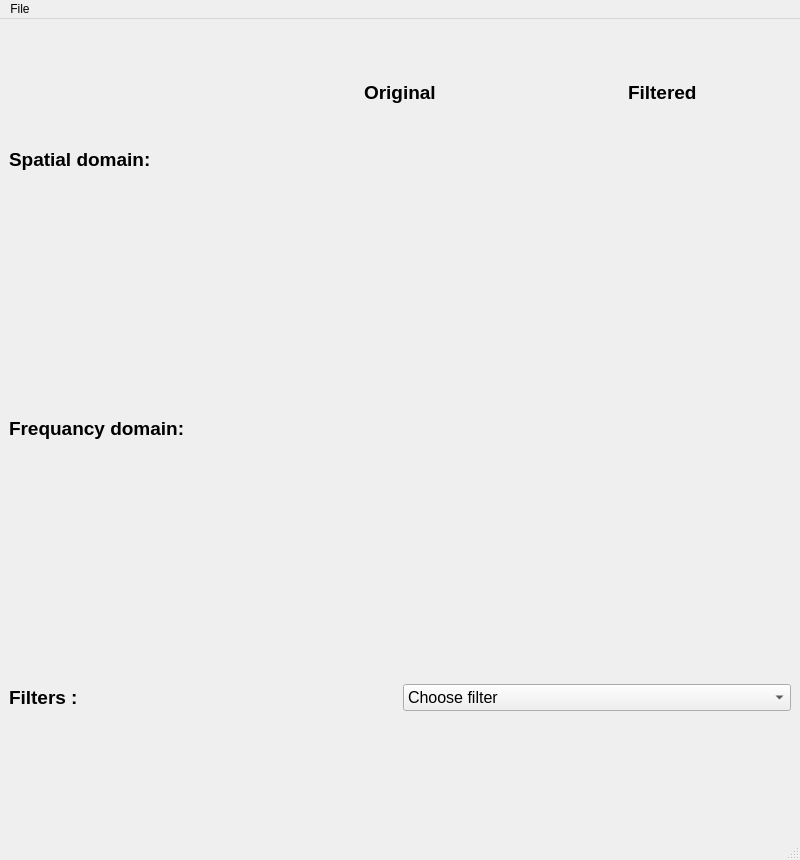
<?xml version="1.0" encoding="UTF-8"?>
<ui version="4.0">
 <class>MainWindow</class>
 <widget class="QMainWindow" name="MainWindow">
  <property name="geometry">
   <rect>
    <x>0</x>
    <y>0</y>
    <width>800</width>
    <height>860</height>
   </rect>
  </property>
  <property name="windowTitle">
   <string>MainWindow</string>
  </property>
  <widget class="QWidget" name="centralwidget">
   <layout class="QGridLayout" name="gridLayout">
    <item row="0" column="0">
     <layout class="QHBoxLayout" name="horizontalLayout">
      <item>
       <widget class="QLabel" name="spatial_domain">
        <property name="font">
         <font>
          <pointsize>14</pointsize>
          <weight>75</weight>
          <bold>true</bold>
         </font>
        </property>
        <property name="text">
         <string>Spatial domain:</string>
        </property>
       </widget>
      </item>
      <item>
       <layout class="QVBoxLayout" name="verticalLayout_2">
        <item alignment="Qt::AlignHCenter|Qt::AlignVCenter">
         <widget class="QLabel" name="original">
          <property name="font">
           <font>
            <pointsize>14</pointsize>
            <weight>75</weight>
            <bold>true</bold>
           </font>
          </property>
          <property name="layoutDirection">
           <enum>Qt::LeftToRight</enum>
          </property>
          <property name="text">
           <string>Original</string>
          </property>
          <property name="textFormat">
           <enum>Qt::PlainText</enum>
          </property>
         </widget>
        </item>
        <item>
         <widget class="QLabel" name="original_image">
          <property name="text">
           <string/>
          </property>
         </widget>
        </item>
       </layout>
      </item>
      <item>
       <layout class="QVBoxLayout" name="verticalLayout">
        <item alignment="Qt::AlignHCenter|Qt::AlignVCenter">
         <widget class="QLabel" name="filtered">
          <property name="font">
           <font>
            <pointsize>14</pointsize>
            <weight>75</weight>
            <bold>true</bold>
           </font>
          </property>
          <property name="text">
           <string>Filtered</string>
          </property>
         </widget>
        </item>
        <item>
         <widget class="QLabel" name="filtered_image">
          <property name="text">
           <string/>
          </property>
         </widget>
        </item>
       </layout>
      </item>
     </layout>
    </item>
    <item row="1" column="0">
     <layout class="QHBoxLayout" name="horizontalLayout_2">
      <item>
       <widget class="QLabel" name="frequency_domain">
        <property name="font">
         <font>
          <pointsize>14</pointsize>
          <weight>75</weight>
          <bold>true</bold>
         </font>
        </property>
        <property name="text">
         <string>Frequancy domain:</string>
        </property>
       </widget>
      </item>
      <item>
       <layout class="QVBoxLayout" name="verticalLayout_3">
        <item>
         <widget class="QLabel" name="original_freq">
          <property name="text">
           <string/>
          </property>
         </widget>
        </item>
       </layout>
      </item>
      <item>
       <layout class="QVBoxLayout" name="verticalLayout_4">
        <item>
         <widget class="QLabel" name="filtered_freq">
          <property name="text">
           <string/>
          </property>
         </widget>
        </item>
       </layout>
      </item>
     </layout>
    </item>
    <item row="2" column="0">
     <layout class="QHBoxLayout" name="horizontalLayout_3">
      <item>
       <widget class="QLabel" name="filters">
        <property name="font">
         <font>
          <pointsize>14</pointsize>
          <weight>75</weight>
          <bold>true</bold>
         </font>
        </property>
        <property name="text">
         <string>Filters :</string>
        </property>
       </widget>
      </item>
      <item alignment="Qt::AlignVCenter">
       <widget class="QComboBox" name="choosefilter">
        <property name="font">
         <font>
          <pointsize>12</pointsize>
         </font>
        </property>
        <item>
         <property name="text">
          <string>Choose filter</string>
         </property>
        </item>
        <item>
         <property name="text">
          <string>High pass filter in frequancy</string>
         </property>
        </item>
        <item>
         <property name="text">
          <string>High pass filter in spatial</string>
         </property>
        </item>
        <item>
         <property name="text">
          <string>Low pass filter in frequancy</string>
         </property>
        </item>
        <item>
         <property name="text">
          <string>Low pass filter in spatial</string>
         </property>
        </item>
        <item>
         <property name="text">
          <string>Median filter</string>
         </property>
        </item>
        <item>
         <property name="text">
          <string>Negative laplacian filter</string>
         </property>
        </item>
        <item>
         <property name="text">
          <string>Positive laplacian filter</string>
         </property>
        </item>
        <item>
         <property name="text">
          <string>Histogram Equalization</string>
         </property>
        </item>
       </widget>
      </item>
     </layout>
    </item>
   </layout>
  </widget>
  <widget class="QMenuBar" name="menubar">
   <property name="geometry">
    <rect>
     <x>0</x>
     <y>0</y>
     <width>800</width>
     <height>26</height>
    </rect>
   </property>
   <widget class="QMenu" name="menuFile">
    <property name="title">
     <string>File</string>
    </property>
    <addaction name="actionOpen_image"/>
   </widget>
   <addaction name="menuFile"/>
  </widget>
  <widget class="QStatusBar" name="statusbar"/>
  <action name="actionOpen_image">
   <property name="text">
    <string>Open image</string>
   </property>
   <property name="font">
    <font>
     <pointsize>9</pointsize>
    </font>
   </property>
  </action>
 </widget>
 <resources/>
 <connections/>
</ui>
